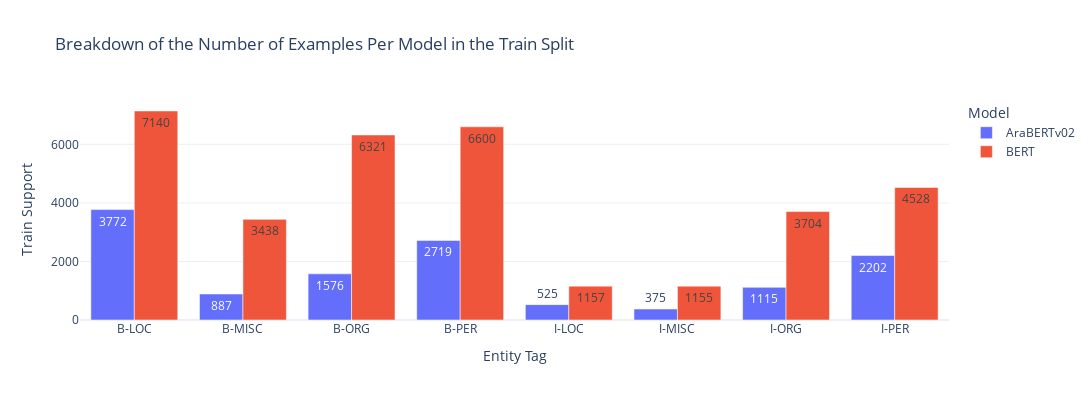

The code cell stored with this chart in its notebook:
### Code cell
report_data = []
for data_name, data_content in dash_data.items():
	token_report = data_content.token_report 
	tr_data = data_content.train_data
	token_report['Model'] = data_name
	tr_support = tr_data[tr_data['Labels']!= -100]['True Labels'].value_counts().reset_index().rename(columns = {'True Labels': 'Tag', 'count': 'Train Support'})
	tr = token_report.merge(tr_support, on='Tag')
	report_data.append(pd.concat([
		tr, 
	]))
report_df = pd.concat(report_data)
report_df = report_df[~report_df['Tag'].isin(['accuracy/micro', 'macro', 'weighted'])]    
tag_mapping = {
    'B-PERS': 'B-PER',
    'I-PERS': 'I-PER'
}

dataset_mapping = {
    'ANERCorp_CamelLab_arabertv02': 'AraBERTv02',
    'conll2003_bert': 'BERT'
}

report_df['Tag'] = report_df['Tag'].replace(tag_mapping)
report_df['Model'] = report_df['Model'].replace(dataset_mapping)
report_df


token_report_data = report_df[report_df['Tag'] !='O']
fig = px.bar(token_report_data,
			x="Tag", 
			y="Train Support",
			color="Model",
			title="Breakdown of the Number of Examples Per Model in the Train Split",
			barmode='group',
			template="plotly_white",
			# facet_row_spacing=0.1,  # Adjusted spacing
			facet_col_spacing=0.08,
			text='Train Support',  # Display the actual Count on top of each bar
			)
fig.update_layout(
	width=1200,
	height=400,
	# margin=dict(t=50, l=50, r=50, b=50)
)
fig.update_xaxes(title_text="Entity Tag")
fig.show()

### Figure 1 — Plotly figure (JSON) as saved in the notebook; plotly's stock layout.template omitted (floating-point values rounded to 4 significant figures)
{"data": [{"alignmentgroup": "True", "hovertemplate": "Model=AraBERTv02<br>Tag=%{x}<br>Train Support=%{text}<extra></extra>", "legendgroup": "AraBERTv02", "marker": {"color": "#636efa", "pattern": {"shape": ""}}, "name": "AraBERTv02", "offsetgroup": "AraBERTv02", "orientation": "v", "showlegend": true, "text": [3772, 887, 1576, 2719, 525, 375, 1115, 2202], "textposition": "auto", "type": "bar", "x": ["B-LOC", "B-MISC", "B-ORG", "B-PER", "I-LOC", "I-MISC", "I-ORG", "I-PER"], "xaxis": "x", "y": [3772, 887, 1576, 2719, 525, 375, 1115, 2202], "yaxis": "y"}, {"alignmentgroup": "True", "hovertemplate": "Model=BERT<br>Tag=%{x}<br>Train Support=%{text}<extra></extra>", "legendgroup": "BERT", "marker": {"color": "#EF553B", "pattern": {"shape": ""}}, "name": "BERT", "offsetgroup": "BERT", "orientation": "v", "showlegend": true, "text": [7140, 3438, 6321, 6600, 1157, 1155, 3704, 4528], "textposition": "auto", "type": "bar", "x": ["B-LOC", "B-MISC", "B-ORG", "B-PER", "I-LOC", "I-MISC", "I-ORG", "I-PER"], "xaxis": "x", "y": [7140, 3438, 6321, 6600, 1157, 1155, 3704, 4528], "yaxis": "y"}], "layout": {"barmode": "group", "height": 400, "legend": {"title": {"text": "Model"}, "tracegroupgap": 0}, "title": {"text": "Breakdown of the Number of Examples Per Model in the Train Split"}, "width": 1200, "xaxis": {"anchor": "y", "domain": [0, 1], "title": {"text": "Entity Tag"}}, "yaxis": {"anchor": "x", "domain": [0, 1], "title": {"text": "Train Support"}}}}
